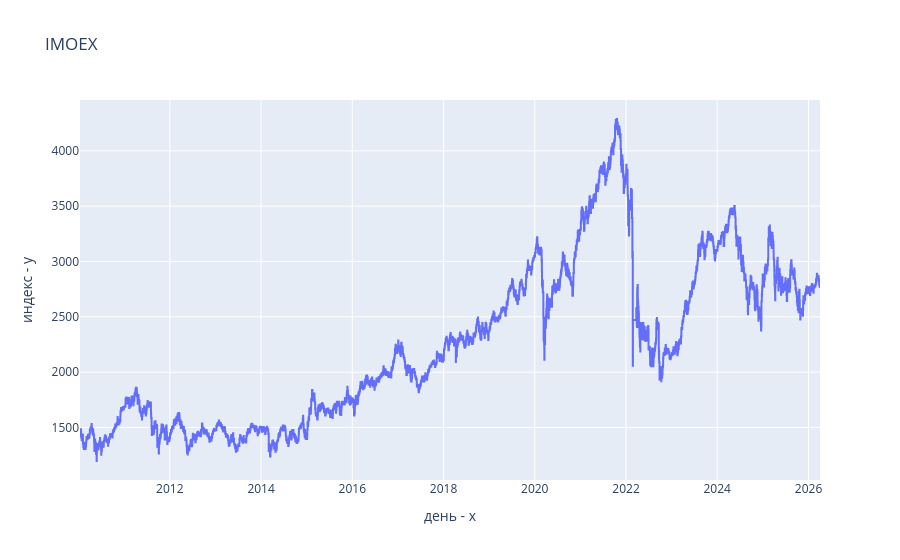

Here is the notebook cell this chart was saved with:
### Code cell
fig = go.Figure()

fig.add_trace(go.Scatter(
    x=df["TRADEDATE"],
    y=df["CLOSE"],
    mode='lines',
    name='IMOEX', 
    line_shape='hv'
))

fig.update_xaxes(title_text='день - x')
fig.update_yaxes(title_text='индекс - y')
fig.update_layout(title='IMOEX')
fig.show()

fig.write_html(
    "./plots/interactive_plot_IMOEX_2010_2026.html",
    auto_open=False,
    full_html=True,
    config={
        'scrollZoom': True, 
        'displayModeBar': True, 
        'displaylogo': False, 
        'modeBarButtonsToRemove': ['lasso2d', 'select2d']
    }
)

### Figure 1 — Plotly figure (JSON) as saved in the notebook; plotly's stock layout.template omitted (floating-point values rounded to 4 significant figures; data arrays with more than 128 entries replaced by an {"elided": "..."} marker saying what was removed)
{"data": [{"line": {"shape": "hv"}, "mode": "lines", "name": "IMOEX", "type": "scatter", "x": {"elided": "4077 str values"}, "y": {"elided": "4077 float values"}}], "layout": {"title": {"text": "IMOEX"}, "xaxis": {"title": {"text": "день - x"}}, "yaxis": {"title": {"text": "индекс - y"}}}}
